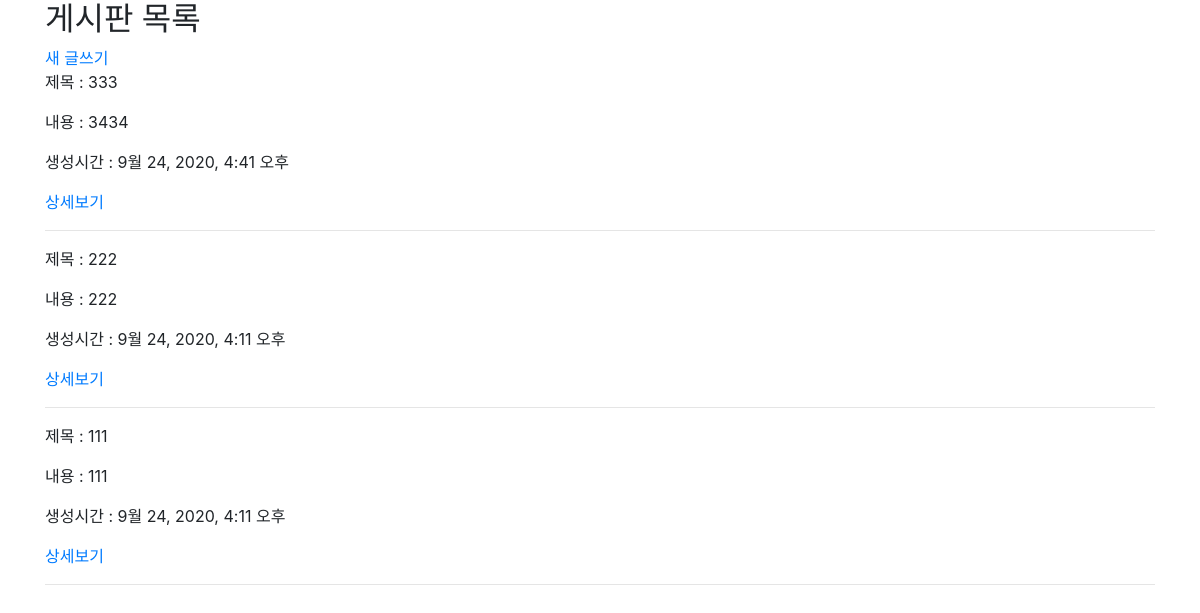
The page /articles/ on the database as committed earlier.
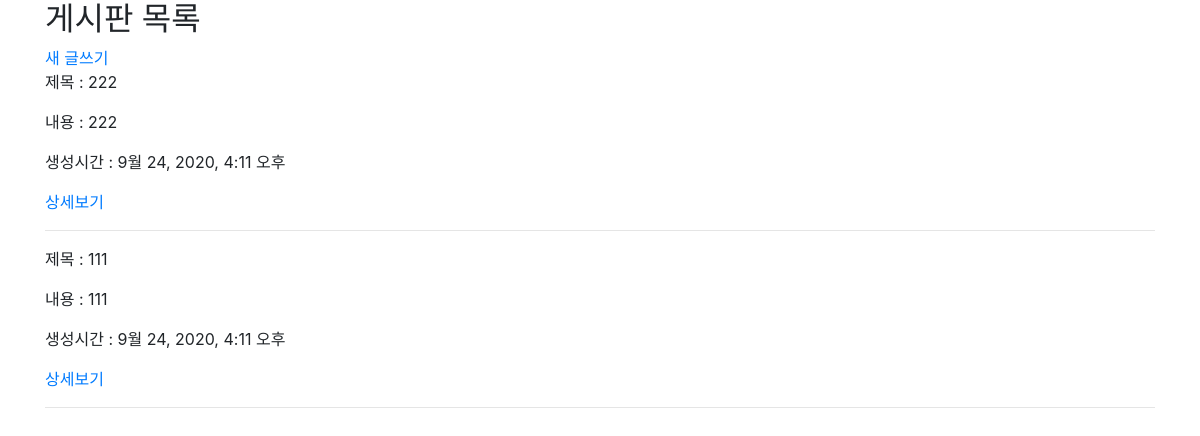
The same page on the database as committed later.
### articles/models.py (models this page shows)
class Article(models.Model):
    title = models.CharField(max_length=100)
    content = models.TextField()
    created_at = models.DateTimeField(auto_now_add=True)
    updated_at = models.DateTimeField(auto_now=True)

### articles/views.py (the view)
# urls.py: path('', views.index, name='index'),
def index(request):
    articles = Article.objects.order_by('-pk')
    context = {
        'articles' : articles
    }
    return render(request, 'articles/index.html', context)

### articles/templates/articles/index.html
{% extends 'base.html' %}
{% block body %}
    <h2>게시판 목록</h2>
    <a href="{% url 'articles:create' %}">새 글쓰기</a>
    {% for article in articles %}
        <p>제목 : {{ article.title }}</p>
        <p>내용 : {{article.content }}</p>
        <p>생성시간 : {{ article.created_at }}</p>
        <a href="{% url 'articles:detail' article.pk %}">상세보기</a>
        <hr>
    {% endfor %}
{% endblock %}

Rows that differ between the two databases and show on the page:
removed Article: title "333", content "3434", created_at "9월 24, 2020, 4:41 오후"
